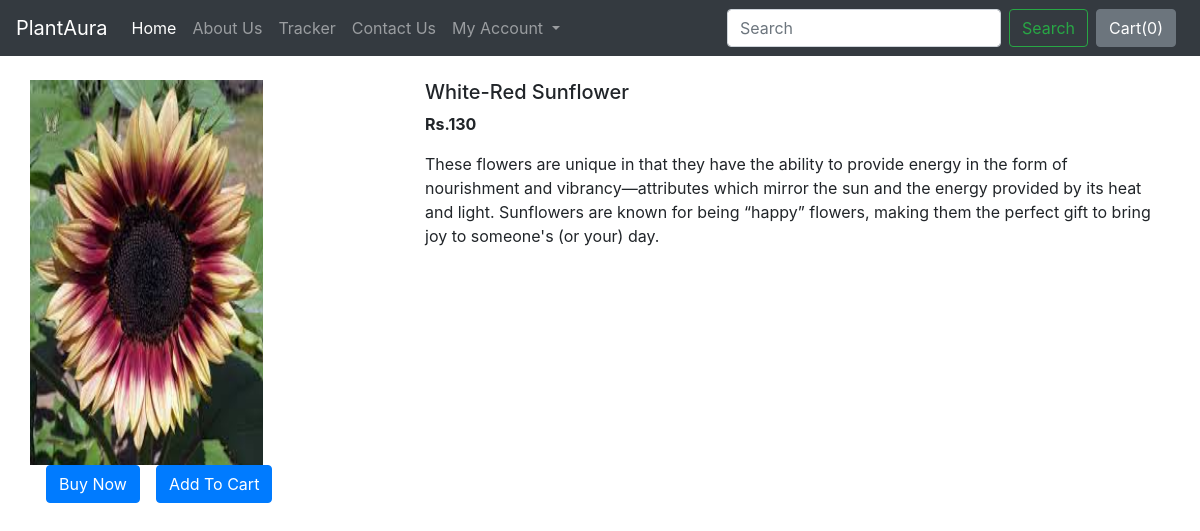
/shop/products/18, run on the app's committed database.
### shop/models.py (models this page shows, shortened)
class Product(models.Model):
    product_id=models.AutoField
    product_name=models.CharField(max_length=50)
    category=models.CharField(max_length=50,default="")
    subcategory=models.CharField(max_length=50,default="")
    price=models.IntegerField(default=0)
    desc=models.CharField(max_length=1000)
    pub_date=models.DateField()
    image=models.ImageField(upload_to="shop/images",default="")

### shop/views.py (the view)
# urls.py: path("products/<int:myid>",views.productView,name="ProductView"),
def productView(request, myid):
    product = Product.objects.filter(id=myid)
    return render(request, 'shop/prodView.html', {'product':product[0]})

### shop/templates/shop/prodView.html (shortened to what this page needs)
{% extends 'shop/basic.html' %}
{% block body %}
<div class="container my-4">
  <div class="row">
  <div class="col-md-4">
    <div class="row">
        <img src="/media/{{product.image}}" width="233px" height="385px">
    </div>
    <div class="row">
        <button class="btn btn-primary mx-3">Buy Now</button>
        <button class="btn btn-primary">Add To Cart</button>
    </div>
  </div>
  <div class="col-md-8">
    <h5>{{product.product_name}}</h5>
    <p><b>Rs.{{product.price}}</b></p>
    <p>{{product.desc}}</p>
  </div>
 </div>
</div>
{% endblock %}

### data on the page
Product: image (picture), product_name "White-Red Sunflower", price "130", desc "These flowers are unique in that they have the ability to provide energy in the form of nourishment and vibrancy—attributes which mirror the sun and the energy provided by its heat and light. Sunflowers are known for being “happy” flowers, making them the perfect gift to bring joy to someone's (or your) day."
